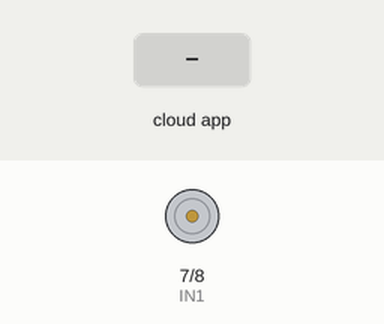
Recording of a sketch running on a simulated Arduino Uno, built with avr-gcc and run on an emulated ATmega328P. On the bench: motor-driver pin pairs drawn as motors (green arrow = first pin HIGH = forward, orange = second pin HIGH = backward, longer = more drive, scaled by the enable pin). Inputs (shaded band) come from the test bench. The ROS host is connected and sends only what is stated.

Above: at 1.2 s.
1.3 s: the phone or cloud app sets lwheel_vtarget to -100
At 1.8 s:
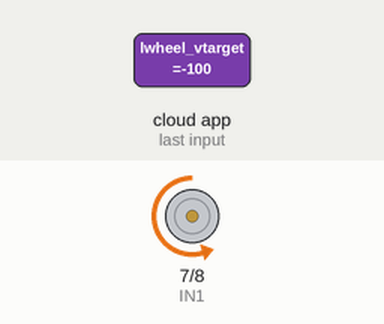
2.8 s: the phone or cloud app sets lwheel_vtarget to 100
At 4.2 s:
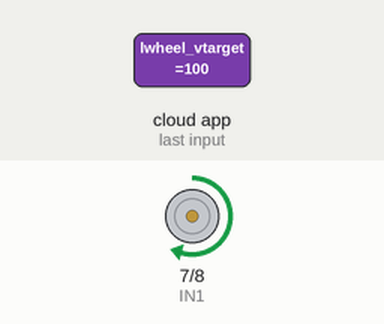
Timing chart, 0 to 5.8 s (numbered marks = the images above; inputs shaded):
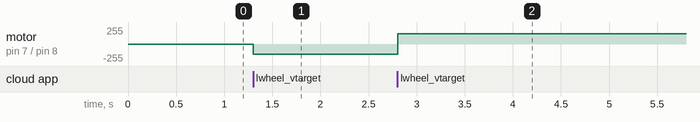

The sketch:

motor_sub_diff1.ino
```cpp
/*
 * rosserial Subscriber Example
 * Blinks an LED on callback
 */

#include <ros.h>
#include <std_msgs/Float32.h>

#define IN1 7
#define IN2 8

#define ENA 3

ros::NodeHandle  nh1;


void lmotor_Cb( const std_msgs::Float32& lm){

  left_motor_control(lm.data);
}


ros::Subscriber<std_msgs::Float32> subl("lwheel_vtarget", &lmotor_Cb );

void setup()
{
  pinMode(IN1, OUTPUT);
  pinMode(IN2, OUTPUT);


  pinMode(ENA, OUTPUT);

  nh1.initNode();
  nh1.subscribe(subl);

}

void loop()
{
  nh1.spinOnce();

  delay(1);
}


void left_motor_control(float vel1){

 // mapping speed value

float vel_1=abs(vel1);
float left_motor_speed= mapfloat(vel_1, 0.0, 1.0, 0.0, 255.0);


//scalling speed value
//float  left_motor_speed=abs(vel1)*255;


  //move the wheel forward

  if(vel1> 0.0){
    digitalWrite(IN1,1);
    digitalWrite(IN2,0);
    analogWrite(ENA,left_motor_speed);

    }

   //move the wheel backward

  else if(vel1< 0.0){

    digitalWrite(IN1,0);
    digitalWrite(IN2,1);
    analogWrite(ENA,left_motor_speed);
    }

    else if(vel1== 0) {

    digitalWrite(IN1,0);
    digitalWrite(IN2,0);
    analogWrite(ENA,0);
      }


  }

  float mapfloat(float x, float in_min, float in_max, float out_min, float out_max)
{
 return (x - in_min) * (out_max - out_min) / (in_max - in_min) + out_min;
}
```

Measured:
- after the input at 1.3 s, motor on pin 7 (IN1) / pin 8 (IN2): stopped → backward 156/255 at once
- after the input at 2.8 s, motor on pin 7 (IN1) / pin 8 (IN2): backward 156/255 → forward 156/255 at once
